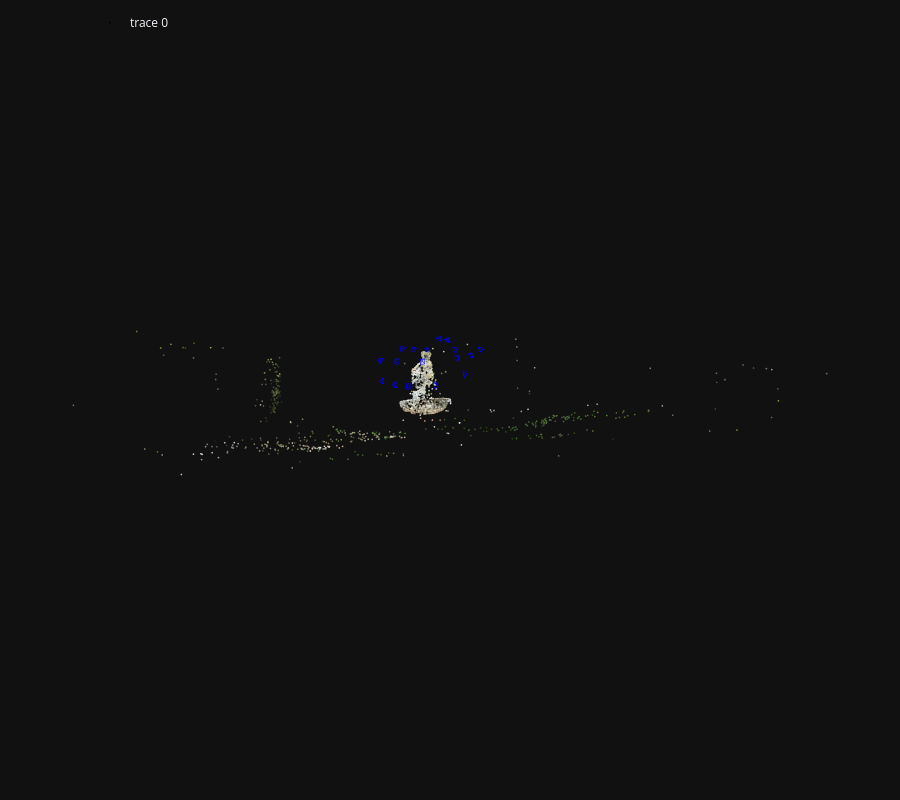

The code cell stored with this chart in its notebook:
### Code cell
fig

### Figure 1 — Plotly figure (JSON) as saved in the notebook; plotly's stock layout.template omitted (floating-point values rounded to 4 significant figures; data arrays with more than 128 entries replaced by an {"elided": "..."} marker saying what was removed)
{"data": [{"marker": {"color": {"elided": "2829x3 int values"}, "line": {"width": 0}, "size": 1}, "mode": "markers", "type": "scatter3d", "x": {"elided": "2829 float values"}, "y": {"elided": "2829 float values"}, "z": {"elided": "2829 float values"}}, {"hovertemplate": "Image(image_id=22, camera=Camera(camera_id=22), name=\"data/train/imc2023_haiper/fountain_image_136.png\", has_pose=1, triangulated=333/2048)", "legendgroup": "22", "line": {"color": "rgb(0, 0, 255)", "width": 1}, "mode": "lines", "name": "22", "showlegend": false, "type": "scatter3d", "x": [1.759, 1.532, 1.338, 1.759, 1.338, 1.666, 1.759, 1.666, 1.86, 1.759, 1.86, 1.532], "y": [-1.713, -1.523, -1.538, -1.713, -1.538, -1.296, -1.713, -1.296, -1.281, -1.713, -1.281, -1.523], "z": [2.561, 2.209, 2.502, 2.561, 2.502, 2.732, 2.561, 2.732, 2.44, 2.561, 2.44, 2.209]}, {"hovertemplate": "Image(image_id=4, camera=Camera(camera_id=4), name=\"data/train/imc2023_haiper/fountain_image_082.png\", has_pose=1, triangulated=328/2048)", "legendgroup": "4", "line": {"color": "rgb(0, 0, 255)", "width": 1}, "mode": "lines", "name": "4", "showlegend": false, "type": "scatter3d", "x": [2.467, 2.296, 2.045, 2.467, 2.045, 2.193, 2.467, 2.193, 2.444, 2.467, 2.444, 2.296], "y": [-0.7613, -0.7952, -0.8038, -0.7613, -0.8038, -0.3909, -0.7613, -0.3909, -0.3823, -0.7613, -0.3823, -0.7952], "z": [4.097, 3.67, 3.917, 4.097, 3.917, 4.082, 4.097, 4.082, 3.835, 4.097, 3.835, 3.67]}, {"hovertemplate": "Image(image_id=16, camera=Camera(camera_id=16), name=\"data/train/imc2023_haiper/fountain_image_214.png\", has_pose=1, triangulated=326/2048)", "legendgroup": "16", "line": {"color": "rgb(0, 0, 255)", "width": 1}, "mode": "lines", "name": "16", "showlegend": false, "type": "scatter3d", "x": [3.322, 2.976, 2.916, 3.322, 2.916, 2.971, 3.322, 2.971, 3.03, 3.322, 3.03, 2.976], "y": [1.333, 1.173, 1.13, 1.333, 1.13, 1.591, 1.333, 1.591, 1.634, 1.333, 1.634, 1.173], "z": [1.996, 1.736, 2.08, 1.996, 2.08, 2.147, 1.996, 2.147, 1.803, 1.996, 1.803, 1.736]}, {"hovertemplate": "Image(image_id=7, camera=Camera(camera_id=7), name=\"data/train/imc2023_haiper/fountain_image_000.png\", has_pose=1, triangulated=461/2048)", "legendgroup": "7", "line": {"color": "rgb(0, 0, 255)", "width": 1}, "mode": "lines", "name": "7", "showlegend": false, "type": "scatter3d", "x": [4.629, 4.242, 4.184, 4.629, 4.184, 4.393, 4.629, 4.393, 4.45, 4.629, 4.45, 4.242], "y": [-0.8216, -0.8649, -0.8742, -0.8216, -0.8742, -0.4569, -0.8216, -0.4569, -0.4475, -0.8216, -0.4475, -0.8649], "z": [2.469, 2.225, 2.572, 2.469, 2.572, 2.618, 2.469, 2.618, 2.271, 2.469, 2.271, 2.225]}, {"hovertemplate": "Image(image_id=19, camera=Camera(camera_id=19), name=\"data/train/imc2023_haiper/fountain_image_163.png\", has_pose=1, triangulated=625/2048)", "legendgroup": "19", "line": {"color": "rgb(0, 0, 255)", "width": 1}, "mode": "lines", "name": "19", "showlegend": false, "type": "scatter3d", "x": [-1.773, -1.831, -1.498, -1.773, -1.498, -1.487, -1.773, -1.487, -1.82, -1.773, -1.82, -1.831], "y": [2.182, 1.959, 1.948, 2.182, 1.948, 2.417, 2.182, 2.417, 2.428, 2.182, 2.428, 1.959], "z": [-2.177, -1.775, -1.887, -2.177, -1.887, -1.9, -2.177, -1.9, -1.788, -2.177, -1.788, -1.775]}, {"hovertemplate": "Image(image_id=6, camera=Camera(camera_id=6), name=\"data/train/imc2023_haiper/fountain_image_025.png\", has_pose=1, triangulated=510/2048)", "legendgroup": "6", "line": {"color": "rgb(0, 0, 255)", "width": 1}, "mode": "lines", "name": "6", "showlegend": false, "type": "scatter3d", "x": [-0.5226, -0.6635, -0.3149, -0.5226, -0.3149, -0.2947, -0.5226, -0.2947, -0.6434, -0.5226, -0.6434, -0.6635], "y": [-0.05247, -0.1119, -0.1427, -0.05247, -0.1427, 0.2868, -0.05247, 0.2868, 0.3176, -0.05247, 0.3176, -0.1119], "z": [-2.506, -2.07, -2.103, -2.506, -2.103, -2.29, -2.506, -2.29, -2.257, -2.506, -2.257, -2.07]}, {"hovertemplate": "Image(image_id=18, camera=Camera(camera_id=18), name=\"data/train/imc2023_haiper/fountain_image_166.png\", has_pose=1, triangulated=596/2048)", "legendgroup": "18", "line": {"color": "rgb(0, 0, 255)", "width": 1}, "mode": "lines", "name": "18", "showlegend": false, "type": "scatter3d", "x": [-2.994, -2.817, -2.597, -2.994, -2.597, -2.612, -2.994, -2.612, -2.832, -2.994, -2.832, -2.817], "y": [2.081, 1.873, 1.864, 2.081, 1.864, 2.332, 2.081, 2.332, 2.341, 2.081, 2.341, 1.873], "z": [-1.156, -0.7814, -1.056, -1.156, -1.056, -1.083, -1.156, -1.083, -0.809, -1.156, -0.809, -0.7814]}, {"hovertemplate": "Image(image_id=10, camera=Camera(camera_id=10), name=\"data/train/imc2023_haiper/fountain_image_033.png\", has_pose=1, triangulated=515/2048)", "legendgroup": "10", "line": {"color": "rgb(0, 0, 255)", "width": 1}, "mode": "lines", "name": "10", "showlegend": false, "type": "scatter3d", "x": [-2.799, -2.712, -2.422, -2.799, -2.422, -2.501, -2.799, -2.501, -2.792, -2.799, -2.792, -2.712], "y": [-0.01142, -0.09606, -0.11, -0.01142, -0.11, 0.3278, -0.01142, 0.3278, 0.3417, -0.01142, 0.3417, -0.09606], "z": [-1.888, -1.442, -1.639, -1.888, -1.639, -1.787, -1.888, -1.787, -1.589, -1.888, -1.589, -1.442]}, {"hovertemplate": "Image(image_id=20, camera=Camera(camera_id=20), name=\"data/train/imc2023_haiper/fountain_image_155.png\", has_pose=1, triangulated=413/2048)", "legendgroup": "20", "line": {"color": "rgb(0, 0, 255)", "width": 1}, "mode": "lines", "name": "20", "showlegend": false, "type": "scatter3d", "x": [0.7176, 0.4236, 0.7594, 0.7176, 0.7594, 0.8285, 0.7176, 0.8285, 0.4927, 0.7176, 0.4927, 0.4236], "y": [2.029, 1.872, 1.832, 2.029, 1.832, 2.293, 2.029, 2.293, 2.332, 2.029, 2.332, 1.872], "z": [-2.123, -1.804, -1.708, -2.123, -1.708, -1.761, -2.123, -1.761, -1.857, -2.123, -1.857, -1.804]}, {"hovertemplate": "Image(image_id=3, camera=Camera(camera_id=3), name=\"data/train/imc2023_haiper/fountain_image_101.png\", has_pose=1, triangulated=400/2048)", "legendgroup": "3", "line": {"color": "rgb(0, 0, 255)", "width": 1}, "mode": "lines", "name": "3", "showlegend": false, "type": "scatter3d", "x": [-0.03, -0.308, 0.02963, -0.03, 0.02963, 0.14, -0.03, 0.14, -0.1976, -0.03, -0.1976, -0.308], "y": [-1.074, -0.9288, -0.9385, -1.074, -0.9385, -0.6506, -1.074, -0.6506, -0.6409, -1.074, -0.6409, -0.9288], "z": [-0.5644, -0.2216, -0.124, -0.5644, -0.124, -0.477, -0.5644, -0.477, -0.5746, -0.5644, -0.5746, -0.2216]}, {"hovertemplate": "Image(image_id=2, camera=Camera(camera_id=2), name=\"data/train/imc2023_haiper/fountain_image_108.png\", has_pose=1, triangulated=274/2048)", "legendgroup": "2", "line": {"color": "rgb(0, 0, 255)", "width": 1}, "mode": "lines", "name": "2", "showlegend": false, "type": "scatter3d", "x": [-1.268, -1.34, -0.9978, -1.268, -0.9978, -1.069, -1.268, -1.069, -1.411, -1.268, -1.411, -1.34], "y": [-1.078, -0.9325, -0.9484, -1.078, -0.9484, -0.6582, -1.078, -0.6582, -0.6423, -1.078, -0.6423, -0.9325], "z": [-0.2403, 0.1946, 0.1146, -0.2403, 0.1146, -0.2466, -0.2403, -0.2466, -0.1666, -0.2403, -0.1666, 0.1946]}, {"hovertemplate": "Image(image_id=11, camera=Camera(camera_id=11), name=\"data/train/imc2023_haiper/fountain_image_173.png\", has_pose=1, triangulated=379/2048)", "legendgroup": "11", "line": {"color": "rgb(0, 0, 255)", "width": 1}, "mode": "lines", "name": "11", "showlegend": false, "type": "scatter3d", "x": [-4.12, -3.806, -3.735, -4.12, -3.735, -3.735, -4.12, -3.735, -3.805, -4.12, -3.805, -3.806], "y": [1.885, 1.652, 1.649, 1.885, 1.649, 2.118, 1.885, 2.118, 2.121, 1.885, 2.121, 1.652], "z": [0.7832, 1.029, 0.6843, 0.7832, 0.6843, 0.6805, 0.7832, 0.6805, 1.025, 0.7832, 1.025, 1.029]}, {"hovertemplate": "Image(image_id=17, camera=Camera(camera_id=17), name=\"data/train/imc2023_haiper/fountain_image_041.png\", has_pose=1, triangulated=521/2048)", "legendgroup": "17", "line": {"color": "rgb(0, 0, 255)", "width": 1}, "mode": "lines", "name": "17", "showlegend": false, "type": "scatter3d", "x": [-4.223, -3.904, -3.77, -4.223, -3.77, -3.926, -4.223, -3.926, -4.06, -4.223, -4.06, -3.904], "y": [0.00923, -0.09435, -0.08045, 0.00923, -0.08045, 0.3592, 0.00923, 0.3592, 0.3453, 0.00923, 0.3453, -0.09435], "z": [-0.1771, 0.1407, -0.184, -0.1771, -0.184, -0.2297, -0.1771, -0.2297, 0.09495, -0.1771, 0.09495, 0.1407]}, {"hovertemplate": "Image(image_id=1, camera=Camera(camera_id=1), name=\"data/train/imc2023_haiper/fountain_image_116.png\", has_pose=1, triangulated=281/2048)", "legendgroup": "1", "line": {"color": "rgb(0, 0, 255)", "width": 1}, "mode": "lines", "name": "1", "showlegend": false, "type": "scatter3d", "x": [-2.308, -2.015, -1.859, -2.308, -1.859, -2.172, -2.308, -2.172, -2.328, -2.308, -2.328, -2.015], "y": [-1.06, -0.9573, -0.9484, -1.06, -0.9484, -0.6317, -1.06, -0.6317, -0.6406, -1.06, -0.6406, -0.9573], "z": [0.6413, 0.9858, 0.6709, 0.6413, 0.6709, 0.5247, 0.6413, 0.5247, 0.8397, 0.6413, 0.8397, 0.9858]}, {"hovertemplate": "Image(image_id=9, camera=Camera(camera_id=9), name=\"data/train/imc2023_haiper/fountain_image_012.png\", has_pose=1, triangulated=424/2048)", "legendgroup": "9", "line": {"color": "rgb(0, 0, 255)", "width": 1}, "mode": "lines", "name": "9", "showlegend": false, "type": "scatter3d", "x": [2.664, 2.218, 2.432, 2.664, 2.432, 2.641, 2.664, 2.641, 2.427, 2.664, 2.427, 2.218], "y": [-0.2925, -0.3058, -0.3514, -0.2925, -0.3514, 0.05731, -0.2925, 0.05731, 0.1029, -0.2925, 0.1029, -0.3058], "z": [-0.7964, -0.6771, -0.4018, -0.7964, -0.4018, -0.4966, -0.7964, -0.4966, -0.7719, -0.7964, -0.7719, -0.6771]}, {"hovertemplate": "Image(image_id=8, camera=Camera(camera_id=8), name=\"data/train/imc2023_haiper/fountain_image_007.png\", has_pose=1, triangulated=513/2048)", "legendgroup": "8", "line": {"color": "rgb(0, 0, 255)", "width": 1}, "mode": "lines", "name": "8", "showlegend": false, "type": "scatter3d", "x": [3.827, 3.368, 3.483, 3.827, 3.483, 3.739, 3.827, 3.739, 3.624, 3.827, 3.624, 3.368], "y": [-0.4744, -0.4564, -0.5063, -0.4744, -0.5063, -0.1148, -0.4744, -0.1148, -0.06494, -0.4744, -0.06494, -0.4564], "z": [0.2174, 0.1922, 0.5208, 0.2174, 0.5208, 0.491, 0.2174, 0.491, 0.1624, 0.2174, 0.1624, 0.1922]}, {"hovertemplate": "Image(image_id=21, camera=Camera(camera_id=21), name=\"data/train/imc2023_haiper/fountain_image_143.png\", has_pose=1, triangulated=320/2048)", "legendgroup": "21", "line": {"color": "rgb(0, 0, 255)", "width": 1}, "mode": "lines", "name": "21", "showlegend": false, "type": "scatter3d", "x": [1.058, 0.6355, 0.7703, 1.058, 0.7703, 1.143, 1.058, 1.143, 1.008, 1.058, 1.008, 0.6355], "y": [-1.931, -1.741, -1.773, -1.931, -1.773, -1.52, -1.931, -1.52, -1.488, -1.931, -1.488, -1.741], "z": [0.4548, 0.4583, 0.7814, 0.4548, 0.7814, 0.6506, 0.4548, 0.6506, 0.3275, 0.4548, 0.3275, 0.4583]}], "layout": {"height": 800, "legend": {"orientation": "h", "x": 0.1, "xanchor": "left", "y": 0.99, "yanchor": "top"}, "margin": {"b": 0, "l": 0, "pad": 0, "r": 0, "t": 0}, "scene": {"aspectmode": "data", "camera": {"eye": {"x": 0, "y": -0.1, "z": -2}, "projection": {"type": "orthographic"}, "up": {"x": 0, "y": -1, "z": 0}}, "dragmode": "orbit", "xaxis": {"autorange": true, "showbackground": false, "showgrid": false, "showline": false, "showticklabels": true, "visible": false}, "yaxis": {"autorange": true, "showbackground": false, "showgrid": false, "showline": false, "showticklabels": true, "visible": false}, "zaxis": {"autorange": true, "showbackground": false, "showgrid": false, "showline": false, "showticklabels": true, "visible": false}}}}
